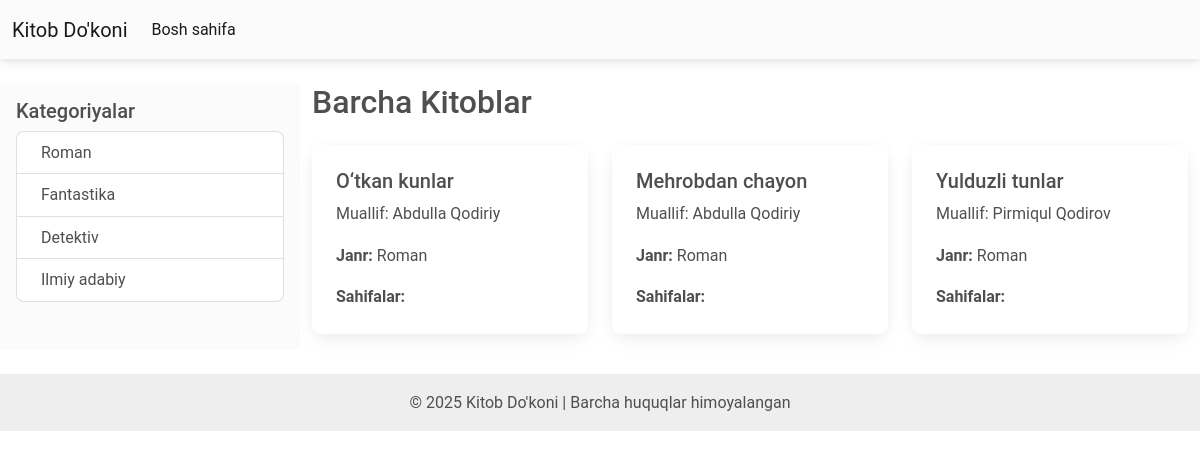
Screenshot of /genre/1/ with the database file from the repository.
### news/models.py (models this page shows, shortened)
class Genre(models.Model):
    name = models.CharField(max_length=100)

class Books(models.Model):
    title = models.CharField(max_length=200)
    author = models.CharField(max_length=100)
    genre = models.ForeignKey(Genre, on_delete=models.CASCADE)
    price = models.IntegerField(default=0)

### news/views.py (the view)
# urls.py: path('genre/<int:genre_id>/', views.books_by_genre, name='books_by_genre'),
def books_by_genre(request, genre_id):
    genres = Genre.objects.all()
    books = Books.objects.filter(genre_id=genre_id)
    return render(request, 'index.html', {'genres': genres, 'books': books})

### news/templates/index.html (shortened to what this page needs)
<!DOCTYPE html>
<html lang="uz">
<head>
    <link href="https://cdnjs.cloudflare.com/ajax/libs/mdb-ui-kit/6.4.0/mdb.min.css" rel="stylesheet"/>
</head>
<body>
<nav class="navbar navbar-expand-lg navbar-light bg-light">
  <div class="container-fluid">
    <a class="navbar-brand" href="#">Kitob Do'koni</a>
    <div class="collapse navbar-collapse" id="navbarNav">
      <ul class="navbar-nav">
        <li class="nav-item">
          <a class="nav-link active" href="#">Bosh sahifa</a>
        </li>
      </ul>
    </div>
  </div>
</nav>
<div class="container-fluid mt-4">
  <div class="row">
    <div class="col-md-3 bg-light p-3">
      <h5>Kategoriyalar</h5>
      <ul class="list-group">
        {% for genre in genres %}
        <li class="list-group-item">{{ genre.name }}</li>
        {% endfor %}
      </ul>
    </div>
    <div class="col-md-9">
        <h2 class="mb-4">Barcha Kitoblar</h2>
        <div class="row">
          {% for book in books %}
          <div class="col-md-4 mb-3">
            <div class="card h-100">
              <div class="card-body">
                <h5 class="card-title">{{ book.title }}</h5>
                <p class="card-text">Muallif: {{ book.author }}</p>
                <p class="card-text"><strong>Janr:</strong> {{ book.genre.name }}</p>
                <p class="card-text"><strong>Sahifalar:</strong> {{ book.pages }}</p>
              </div>
            </div>
          </div>
          {% endfor %}
        </div>
    </div>
  </div>
</div>
<footer class="bg-light text-center text-lg-start mt-4">
  <div class="text-center p-3" style="background-color: rgba(0, 0, 0, 0.05);">
    © 2025 Kitob Do'koni | Barcha huquqlar himoyalangan
  </div>
</footer>
</body>
</html>

### rows the page displays
Genre: name "Roman"
Genre: name "Fantastika"
Genre: name "Detektiv"
Genre: name "Ilmiy adabiy"
Books: title "O‘tkan kunlar", author "Abdulla Qodiriy", genre.name "Roman"
Books: title "Mehrobdan chayon", author "Abdulla Qodiriy", genre.name "Roman"
Books: title "Yulduzli tunlar", author "Pirmiqul Qodirov", genre.name "Roman"
